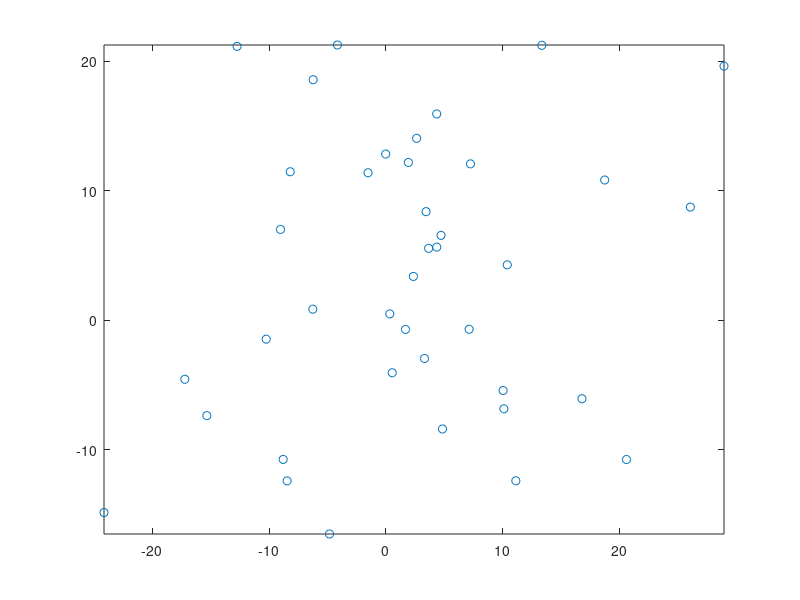

Write MATLAB code to recreate this figure. (Note: this script raises an error after producing the figure.)
% --------------------------------------
% Gausssian Mixture Model demos
% written by Richard Xu
% yida.xu@uts.edu.au, July, 2014
% made it Octave-friendly
% --------------------------------------

clc;
clear;
close;


% ------------------------------------------------------
% Synthetically generate data from nominated parameters
% ------------------------------------------------------

% N is the number of data
N           = 40;
gt_alpha    = [1/4 1/4 1/4 1/4];

% M is K, means the number of clusters
M           = length(gt_alpha);


% Sample Z ~ Mult(N,gt_alpha)

Z = [];

% drawing from a multinomial distribution, parameterised by gt_alpha
% R1 = mnrnd(N,gt_alpha);

R = fix(N * gt_alpha);


for t = 1:M
    Z = [Z; ones([R(t) 1])*t];
end


% Simulate data from ground truth N ( theta_{z_1},....,theta_{z_n}

mu = [ -3 4; 0 0; 3 4; 2 2];
Sigma(:,:,1) = [ 100 0; 0 100];
Sigma(:,:,2) = [ 100 0; 0 100];
Sigma(:,:,3) = [ 100 0; 0 100];
Sigma(:,:,4) = [ 100 0; 0 100];

% data is X = {x_1, .... x_n}
data = zeros([N 2]);

for t = 1:M
   comp_size = length(find(Z == t));
   data(Z == t,:) = mvnrnd(mu(t,:), Sigma(:,:,t), comp_size);
   
   plot(data(:,1),data(:,2),'o');
end



% -------------------------------------------------
% E-M algorithm
% -------------------------------------------------

% initialize, i.e., nominate Theta^(1)
prev_mu = [ -3.2 3.8; 0.1 0.1; 4 4; 3 3];
prev_Sigma(:,:,1) = [ 95 0; 0 95];
prev_Sigma(:,:,2) = [ 95 0; 0 95];
prev_Sigma(:,:,3) = [ 95 0; 0 95];
prev_Sigma(:,:,4) = [ 95 0; 0 95];
prev_alpha = ones([M 1])/M;


% the iteration number 
MaxIter = 100;
response = zeros([N M]);

next_mu = zeros(size(prev_mu));
next_Sigma = zeros(size(prev_Sigma));
d = size(data,2);

% -----------------------------
% The EM loop
% -----------------------------
for t = 1:MaxIter
   
    if t > 1
    
        % -----------------------------
        % Compute the responsibilities
        % -----------------------------

        for l = 1:M
            response(:,l) = mvnpdf(data,prev_mu(l,:), prev_Sigma(:,:,l)); 
        end

        response_sum = sum(response,2);
        response = response ./ repmat(response_sum,[1 4]);

        % ---------------------------
        % update alpha^(i+1)
        % ---------------------------

        next_alpha = sum(response)'/N;

        % ---------------------------
        % update mu^(i+1)
        % ---------------------------

        for l = 1:M
            next_mu(l,:) = sum(data .* repmat(response(:,l),[1 d])) / sum(response(:,l));
        end

        % ---------------------------
        % update Sigma^(i+1)
        % ---------------------------

        for l = 1:M
            zero_mean_data = data - repmat(next_mu(l,:),[N 1]);
            %zero_mean_3d = reshape(zero_mean_data,[N 1 d]);

            covariances = zeros([d d N]);

            for i = 1:N
                covariances(:,:,i) = zero_mean_data(i,:)' * zero_mean_data(i,:) * response(i,l);
            end

            next_Sigma(:,:,l) = sum(covariances,3)/sum(response(:,l));        
        end

        prev_mu     = next_mu;
        prev_Sigma  = next_Sigma;
        prev_alpha  = next_alpha;
    
    
    else
        
        % t = 1, just use initial parameters
        
        next_mu     = prev_mu;
        next_Sigma  = prev_Sigma;
        next_alpha  = prev_alpha;
        
    end
    
    % -----------------------------
    % plot GMM
    % -----------------------------
    figure(1);
    plot(data(:,1), data(:,2), 'o');   
    axis([min(data(:,1)) max(data(:,1)) min(data(:,2)) max(data(:,2))]); 
    hold on;
        
    gmm_pdf = gmdistribution(next_mu,next_Sigma,next_alpha); 
    ezcontour(@(u,v)pdf(gmm_pdf,[u v]));

    
    % -----------------------------------------------
    % Octave-friendly code
    % -----------------------------------------------

%     x1 = min(data(:,1)):0.1:max(data(:,1));
%     x2 = min(data(:,2)):0.1:max(data(:,2));    
%     [X1,X2] = meshgrid(x1,x2);
%     F = next_alpha(1) * mvnpdf([X1(:) X2(:)],next_mu(1,:),next_Sigma(:,:,1));
%     for l = 2:M
%        F = F+ next_alpha(l) * mvnpdf([X1(:) X2(:)],next_mu(l,:),next_Sigma(:,:,l));
%     end
%     F = reshape(F,length(x2),length(x1));
%     contour(x1,x2,F);

    
    axis([min(data(:,1)) max(data(:,1)) min(data(:,2)) max(data(:,2))]); 
    hold off; 
    
    % this is to ask user to press a button
    % waitforbuttonpress;
     
end


